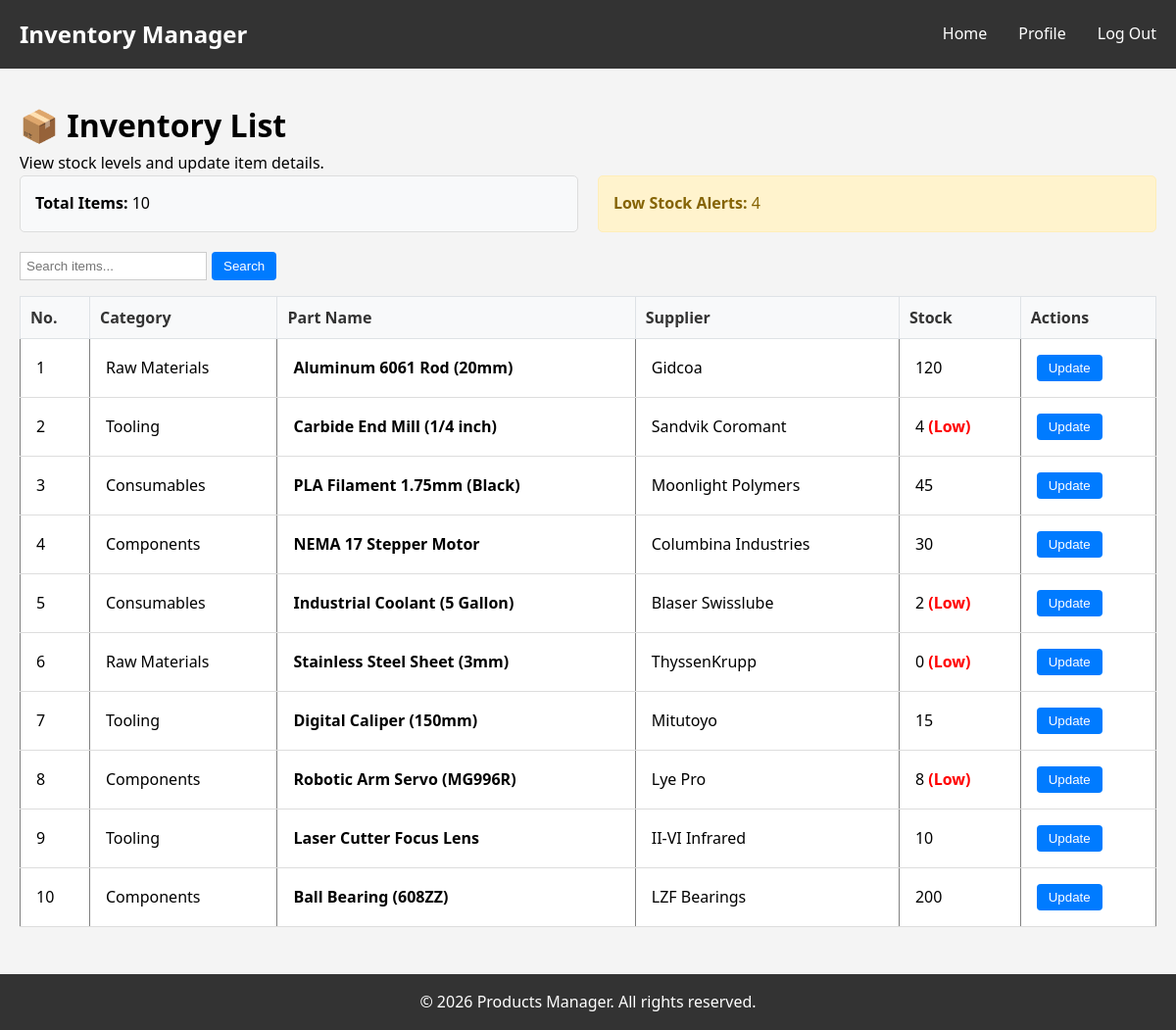
/pages/user_inventory.php (signed in), run on the app's committed database.
### tables this page shows
CREATE TABLE `inventory` (
    `id` INT AUTO_INCREMENT PRIMARY KEY,
    `part_name` VARCHAR(100) NOT NULL,
    `category` VARCHAR(50) DEFAULT 'General',
    `supplier` VARCHAR(100) DEFAULT 'Unknown',
    `stock_level` INT NOT NULL DEFAULT 0,
    `cost_per_part` FLOAT(6,2),
    `status` ENUM('active', 'obsolete') DEFAULT 'active',
    `is_deleted` TINYINT(1) DEFAULT 0, 
    `updated_at` TIMESTAMP DEFAULT CURRENT_TIMESTAMP ON UPDATE CURRENT_TIMESTAMP
);

### utils/inventory_logic.php (called while the page is built, shortened)
<?php
function getInventory($conn, $search = '') {
    $items = [];
    try {
        if (!empty($search)) {
            $stmt = $conn->prepare(
                "SELECT * FROM inventory
                 WHERE (part_name LIKE ? OR category LIKE ? OR id = ?)
                   AND is_deleted = 0
                 ORDER BY id ASC"
            );
            $searchTerm = "%$search%";
            $stmt->bind_param("sss", $searchTerm, $searchTerm, $search);
            $stmt->execute();
            $result = $stmt->get_result();
        } else {
            $result = $conn->query(
                "SELECT * FROM inventory
                 WHERE is_deleted = 0
                 ORDER BY id ASC"
            );
        }
        while ($row = $result->fetch_assoc()) {
            $items[] = $row;
        }
        return $items;
    } catch (Exception $e) {
        return [];
    }
}

### pages/user_inventory.php (the view, shortened to what this page needs)
<?php
require_once '../config/config.php';
require_once '../utils/inventory_logic.php';
$searchTerm = $_GET['search'] ?? '';
$inventoryItems = getInventory($conn, $searchTerm);
$totalItems = count($inventoryItems);
$lowStockCount = 0;
foreach ($inventoryItems as $item) {
    if ($item['stock_level'] < 10) $lowStockCount++;
}
require_once '../includes/header.php';
?>
<link rel="stylesheet" href="../css/style.css">
<div class="container">
    <h1>📦 Inventory List</h1>
    <p>View stock levels and update item details.</p>
    <div style="display: flex; gap: 20px; margin-bottom: 20px;">
        <div style="padding: 15px; background: #f8f9fa; border: 1px solid #ddd; border-radius: 5px; flex: 1;">
            <strong>Total Items:</strong> <?php echo $totalItems; ?>
        </div>
        <div style="padding: 15px; background: #fff3cd; border: 1px solid #ffeeba; border-radius: 5px; flex: 1; color: #856404;">
            <strong>Low Stock Alerts:</strong> <?php echo $lowStockCount; ?>
        </div>
    </div>
    <form method="GET" style="margin-bottom: 15px; display:flex; gap:5px;">
        <input type="text" name="search" placeholder="Search items..." value="<?php echo htmlspecialchars($searchTerm); ?>" style="padding: 6px; border: 1px solid #ccc;">
        <button type="submit" class="btn-blue">Search</button>
    </form>
    <table border="1" cellpadding="10" cellspacing="0" style="width: 100%; border-collapse: collapse;">
        <tr style="background: #e9ecef; color: black; font-weight: bold;">
            <th style="padding: 10px; border: 1px solid #dee2e6;">No.</th>
            <th style="padding: 10px; border: 1px solid #dee2e6;">Category</th>
            <th style="padding: 10px; border: 1px solid #dee2e6;">Part Name</th>
            <th style="padding: 10px; border: 1px solid #dee2e6;">Supplier</th>
            <th style="padding: 10px; border: 1px solid #dee2e6;">Stock</th>
            <th style="padding: 10px; border: 1px solid #dee2e6;">Actions</th>
        </tr>
        <?php if (count($inventoryItems) > 0): ?>
            <?php $rowNum = 1; ?>
            <?php foreach ($inventoryItems as $item): ?>
                <tr style="border-bottom: 1px solid #eee;">
                    <td><?php echo $rowNum++; ?></td>
                    <td><?php echo htmlspecialchars($item['category']); ?></td>
                    <td><b><?php echo htmlspecialchars($item['part_name']); ?></b></td>
                    <td><?php echo htmlspecialchars($item['supplier']); ?></td>
                    <td>
                        <?php echo $item['stock_level']; ?>
                        <?php if($item['stock_level'] < 10) echo " <span style='color:red; font-weight:bold;'>(Low)</span>"; ?>
                    </td>
                    <td>
                        <button class="btn-blue" onclick="openEditForm(
                            '<?php echo $item['id']; ?>',
                            '<?php echo addslashes($item['part_name']); ?>',
                            '<?php echo $item['stock_level']; ?>',
                            '<?php echo addslashes($item['category']); ?>',
                            '<?php echo addslashes($item['supplier']); ?>'
                        )">Update</button>
                    </td>
                </tr>
            <?php endforeach; ?>
        <?php else: ?>
            <tr><td colspan="6" style="text-align:center;">No items found.</td></tr>
        <?php endif; ?>
    </table>
</div>
<?php require_once '../includes/footer.php'; ?>

### css/style.css (style rules this page uses)
* { margin: 0; padding: 0; box-sizing: border-box; }
.container { max-width: 1200px; width: 100%; margin: 0 auto; padding: 0 20px; }
table { width: 100%; border-collapse: collapse; margin-top: 1rem; background-color: white; }
table th, table td { padding: 1rem; text-align: left; border-bottom: 1px solid #ddd; }
table th { background-color: #f8f9fa; font-weight: bold; color: #333; }

### pages/user_inventory.php (style rules this page uses)
.btn-blue { background-color: #007bff; color: white; border: none; padding: 6px 12px; border-radius: 4px; cursor: pointer; text-decoration: none; }

### data on the page
inventory: category "Raw Materials", part_name "Aluminum 6061 Rod (20mm)", supplier "Gidcoa", stock_level "120"
inventory: category "Tooling", part_name "Carbide End Mill (1/4 inch)", supplier "Sandvik Coromant", stock_level "4", shows "(Low)"
inventory: category "Consumables", part_name "PLA Filament 1.75mm (Black)", supplier "Moonlight Polymers", stock_level "45"
inventory: category "Components", part_name "NEMA 17 Stepper Motor", supplier "Columbina Industries", stock_level "30"
inventory: category "Consumables", part_name "Industrial Coolant (5 Gallon)", supplier "Blaser Swisslube", stock_level "2", shows "(Low)"
inventory: category "Raw Materials", part_name "Stainless Steel Sheet (3mm)", supplier "ThyssenKrupp", stock_level "0", shows "(Low)"
inventory: category "Tooling", part_name "Digital Caliper (150mm)", supplier "Mitutoyo", stock_level "15"
inventory: category "Components", part_name "Robotic Arm Servo (MG996R)", supplier "Lye Pro", stock_level "8", shows "(Low)"
inventory: category "Tooling", part_name "Laser Cutter Focus Lens", supplier "II-VI Infrared", stock_level "10"
inventory: category "Components", part_name "Ball Bearing (608ZZ)", supplier "LZF Bearings", stock_level "200"

### other printed values
$totalItems "10"
$lowStockCount "4"
